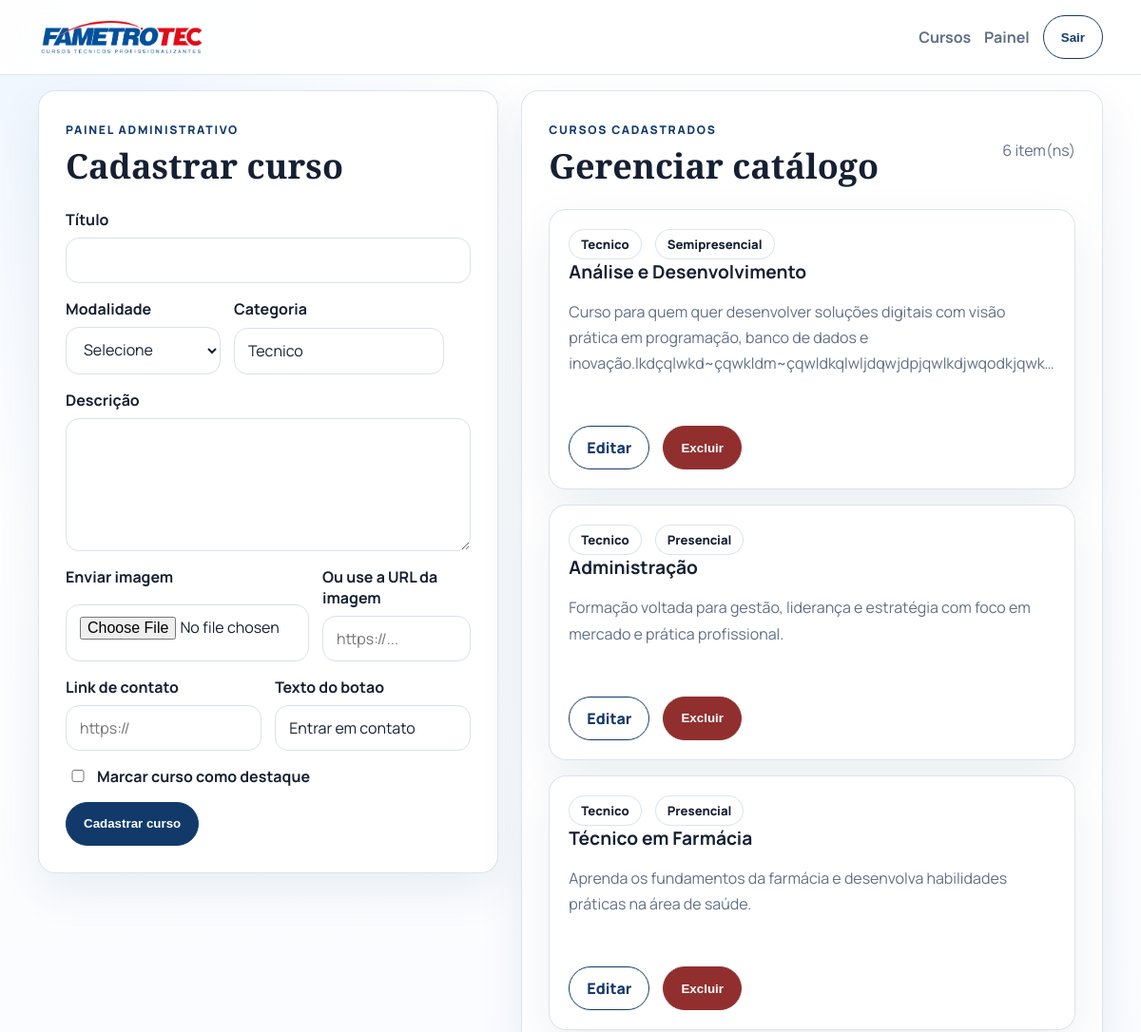
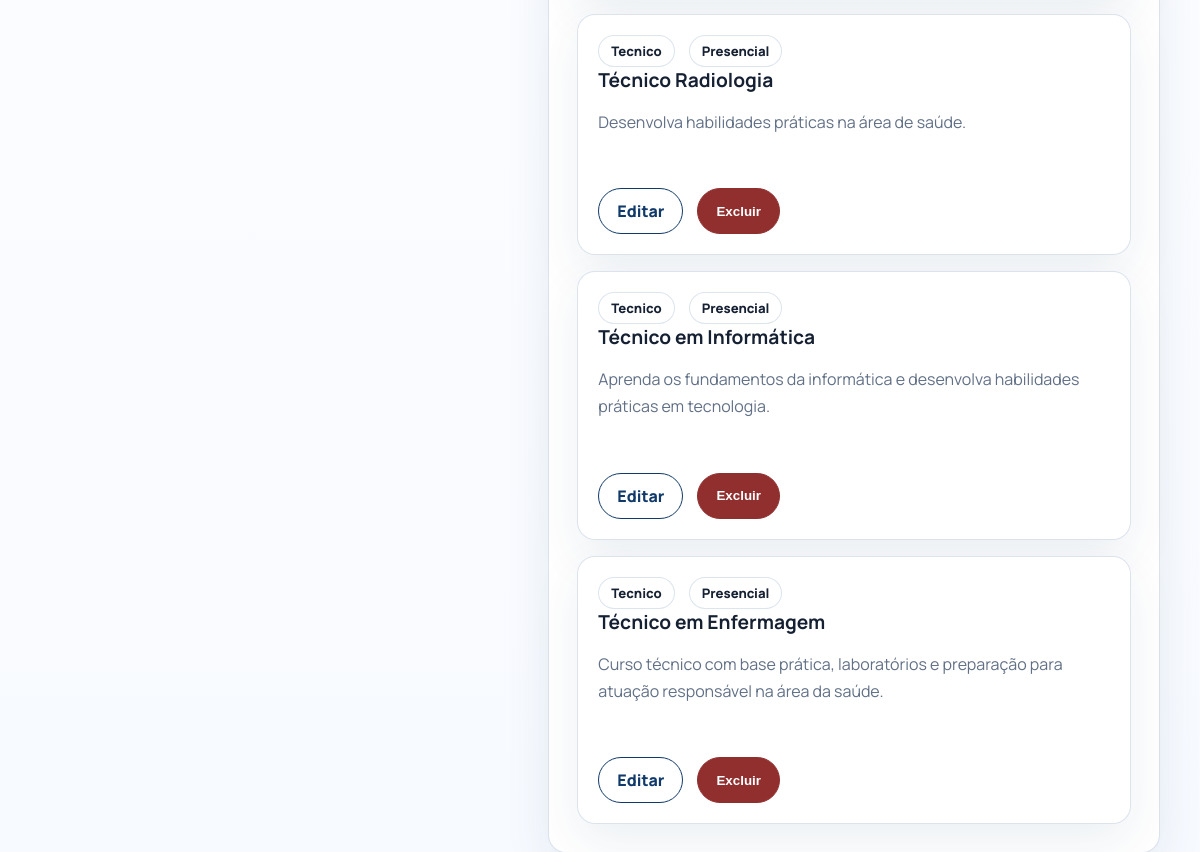
/admin (signed in), run on the app's committed database (2 pictures, top to bottom).
### tables this page shows
CREATE TABLE courses (
            id INTEGER PRIMARY KEY AUTOINCREMENT,
            title TEXT NOT NULL,
            category TEXT NOT NULL,
            modality TEXT NOT NULL,
            description TEXT NOT NULL,
            image_path TEXT,
            contact_label TEXT,
            contact_url TEXT,
            secondary_label TEXT,
            secondary_url TEXT,
            featured INTEGER NOT NULL DEFAULT 0,
            created_at TIMESTAMP DEFAULT CURRENT_TIMESTAMP
        );

### app.py (the view)
@app.route("/admin")
def admin_dashboard() -> str:
    if not is_admin():
        return redirect(url_for("admin_login"))
    courses = fetch_courses()
    return render_template("admin_dashboard.html", courses=courses, editing_course=None)

### app.py (called while the page is built)
def get_db() -> sqlite3.Connection:
    if "db" not in g:
        g.db = sqlite3.connect(DATABASE_PATH)
        g.db.row_factory = sqlite3.Row
    return g.db

def is_admin() -> bool:
    return bool(session.get("is_admin"))

def fetch_courses() -> list[sqlite3.Row]:
    db = get_db()
    return db.execute(
        "SELECT * FROM courses ORDER BY featured DESC, created_at DESC, id DESC"
    ).fetchall()

@app.context_processor
def inject_globals() -> dict[str, Any]:
    return {"is_admin": is_admin()}

### templates/admin_dashboard.html (shortened to what this page needs)
{% extends "base.html" %}
{% block content %}
  <section class="admin-section">
    <div class="container admin-layout">
      <div class="panel">
        <div class="section-heading">
          <span class="eyebrow">Painel administrativo</span>
          <h1>{% if editing_course %}Editar curso{% else %}Cadastrar curso{% endif %}</h1>
        </div>
        <form
          method="post"
          enctype="multipart/form-data"
          class="form-grid"
          action="{% if editing_course %}{{ url_for('update_course', course_id=editing_course['id']) }}{% else %}{{ url_for('create_course') }}{% endif %}"
        >
          <label>
            <span>Título</span>
            <input type="text" name="title" required value="{{ editing_course['title'] if editing_course else '' }}">
          </label>
          <div class="form-row">
            <label>
              <span>Modalidade</span>
              {% set selected_modality = editing_course['modality'] if editing_course else '' %}
              <select name="modality" required>
                <option value="">Selecione</option>
              </select>
            </label>
            <label>
              <span>Categoria</span>
              <input type="text" value="Tecnico" disabled>
            </label>
          </div>
          <label>
            <span>Descrição</span>
            <textarea name="description" rows="5" required>{{ editing_course['description'] if editing_course else '' }}</textarea>
          </label>
          <div class="form-row">
            <label>
              <span>Enviar imagem</span>
              <input type="file" name="image" accept=".png,.jpg,.jpeg,.webp">
            </label>
            <label>
              <span>Ou use a URL da imagem</span>
              <input
                type="url"
                name="image_url"
                placeholder="https://..."
                value="{{ editing_course['image_path'] if editing_course and editing_course['image_path'] and editing_course['image_path'].startswith('http') else '' }}"
              >
            </label>
          </div>
          <div class="form-row">
            <label>
              <span>Link de contato</span>
              <input type="url" name="contact_url" placeholder="https://" value="{{ editing_course['contact_url'] if editing_course else '' }}">
            </label>
            <label>
              <span>Texto do botao</span>
              <input type="text" value="Entrar em contato" disabled>
            </label>
          </div>
          <label class="checkbox-field">
            <input type="checkbox" name="featured" {% if editing_course and editing_course['featured'] %}checked{% endif %}>
            <span>Marcar curso como destaque</span>
          </label>
          <div class="form-actions">
            <button class="button" type="submit">{% if editing_course %}Salvar alterações{% else %}Cadastrar curso{% endif %}</button>
          </div>
        </form>
      </div>
      <div class="panel">
        <div class="section-heading section-heading-inline">
          <div>
            <span class="eyebrow">Cursos cadastrados</span>
            <h2>Gerenciar catálogo</h2>
          </div>
          <p>{{ courses|length }} item(ns)</p>
        </div>
        <div class="admin-course-list">
          {% for course in courses %}
            <article class="admin-course-card">
              <div>
                <div class="admin-tags">
                  <span>{{ course["category"] }}</span>
                  <span>{{ course["modality"] }}</span>
                </div>
                <h3>{{ course["title"] }}</h3>
                <p>{{ course["description"] }}</p>
              </div>
              <div class="admin-card-actions">
                <a class="button button-outline" href="{{ url_for('edit_course', course_id=course['id']) }}">Editar</a>
                <form method="post" action="{{ url_for('delete_course', course_id=course['id']) }}" onsubmit="return confirm('Deseja remover este curso?');">
                  <button class="button button-danger" type="submit">Excluir</button>
                </form>
              </div>
            </article>
          {% else %}
            <div class="empty-state">
              <h3>Sem cursos cadastrados.</h3>
              <p>Use o formulário ao lado para adicionar o primeiro curso.</p>
            </div>
          {% endfor %}
        </div>
      </div>
    </div>
  </section>
{% endblock %}

### templates/base.html (shortened to what this page needs)
<!DOCTYPE html>
<html lang="pt-BR">
<head>
  <link rel="stylesheet" href="{{ url_for('static', filename='styles.css') }}">
</head>
<body>
  <header class="site-header">
    <div class="container header-inner">
      <a class="brand" href="{{ url_for('home') }}">
        <img class="brand-logo" src="{{ url_for('static', filename='images/logo.png') }}" alt="Fametro Tecnico">
      </a>
      <nav class="header-actions">
        <a class="header-link" href="{{ url_for('home') }}#catalogo">Cursos</a>
        {% if is_admin %}
          <a class="header-link" href="{{ url_for('admin_dashboard') }}">Painel</a>
          <form method="post" action="{{ url_for('admin_logout') }}">
            <button class="button button-outline" type="submit">Sair</button>
          </form>
        {% else %}
          <a class="button button-outline" href="{{ url_for('admin_login') }}">Área do admin</a>
        {% endif %}
      </nav>
    </div>
  </header>
  <main>
    {% block content %}{% endblock %}
  </main>
</body>
</html>

### data on the page
courses: category "Tecnico", modality "Semipresencial", title "Análise e Desenvolvimento", description "Curso para quem quer desenvolver soluções digitais com visão prática em programação, banco de dados…"
courses: category "Tecnico", modality "Presencial", title "Administração", description "Formação voltada para gestão, liderança e estratégia com foco em mercado e prática profissional."
courses: category "Tecnico", modality "Presencial", title "Técnico em Farmácia", description "Aprenda os fundamentos da farmácia e desenvolva habilidades práticas na área de saúde."
courses: category "Tecnico", modality "Presencial", title "Técnico Radiologia", description "Desenvolva habilidades práticas na área de saúde."
courses: category "Tecnico", modality "Presencial", title "Técnico em Informática", description "Aprenda os fundamentos da informática e desenvolva habilidades práticas em tecnologia."
courses: category "Tecnico", modality "Presencial", title "Técnico em Enfermagem", description "Curso técnico com base prática, laboratórios e preparação para atuação responsável na área da saúde."

### other printed values
{{ courses|length }} "6"
